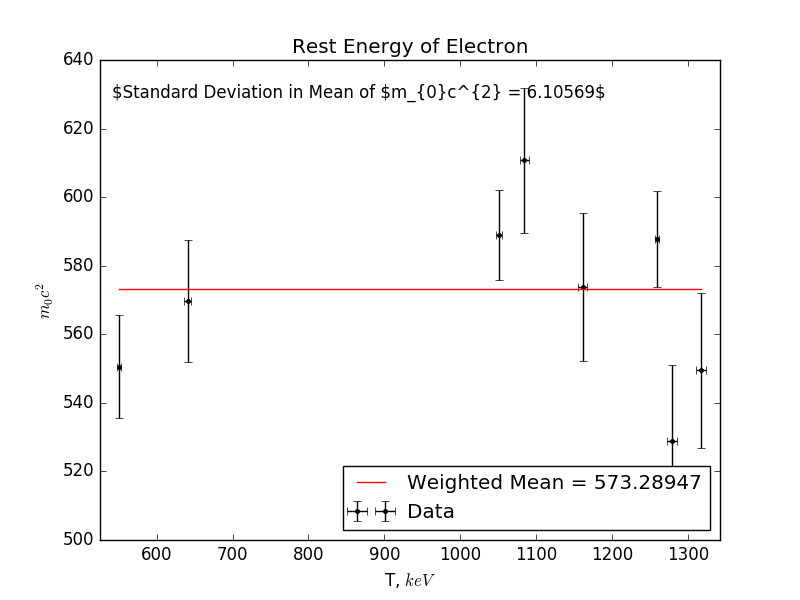

Recreate this plot in Python.
import numpy as np
from scipy import loadtxt, optimize
import matplotlib.pyplot as plt


# Read in the data from file
E, T, dE, dT= loadtxt('/home/alemsolobog/Exper8/disper.txt', unpack=True, skiprows=1)
# E = np.sort(E)
# T = np.sort(T)
# dE = np.sort(dE)
# dT = np.sort(dT)
mc = ((2*E) * (E -T))/T  #keV/c^2
dmc = mc * np.sqrt(np.power((2*dE)/(2*E),2) + np.power(np.sqrt(np.power(dE, 2) + np.power(dT,2))/(E -T),2) + np.power(dT/T,2))


w = 1/(np.power(dmc,2))
x = np.sum(w*mc)/np.sum(w)
sig =  np.sqrt(1/np.sum(w))

fig1 = plt.figure()
ax1 = fig1.add_subplot(111)
ax1.errorbar(E, mc, yerr = dmc, xerr = dE, fmt='k.', label = 'Data')
T = np.linspace(E.min(), E.max(), 500)
ax1.plot(T, [x] * len(T), 'r-', label = 'Weighted Mean = %.5f' %(x))


ax1.set_title('Rest Energy of Electron')
ax1.set_xlabel('T, $keV$')
ax1.set_ylabel('$m_{0}c^{2}$')
ax1.legend()


ax1.legend(loc='lower right')
textfit = '$Standard Deviation in Mean of $m_{0}c^{2} = %.5f$' %(sig)
ax1.text(0.02, .95, textfit, transform=ax1.transAxes, fontsize=12,
        verticalalignment='top')
ax1.set_xlim(E.min()-25,E.max()+25)

plt.savefig('mean.png')
plt.show()
